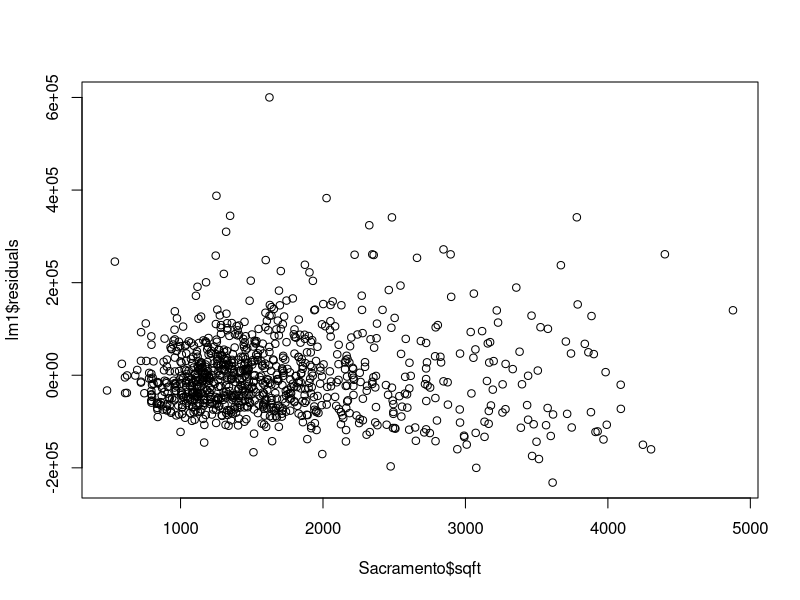
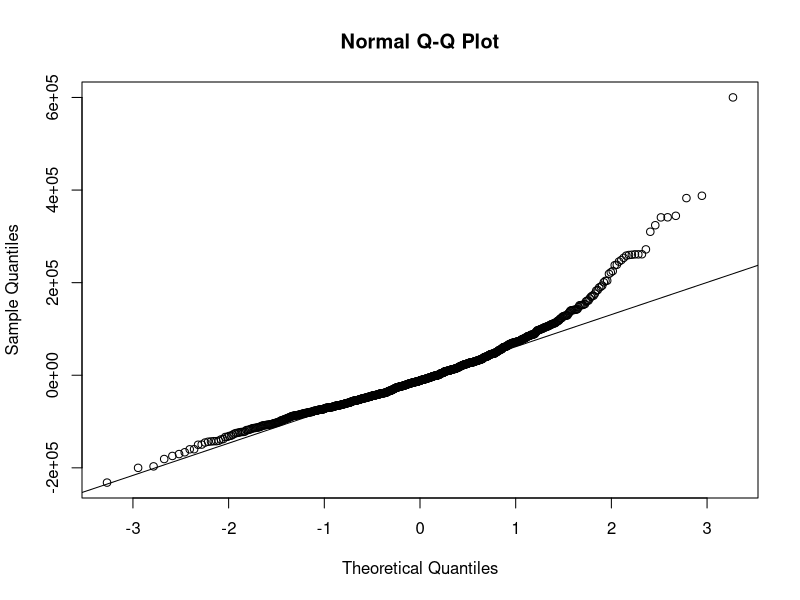
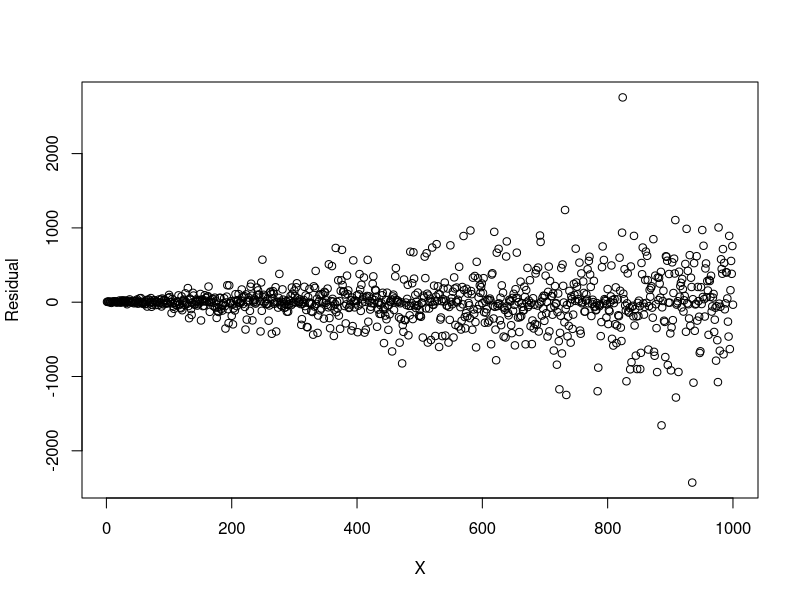
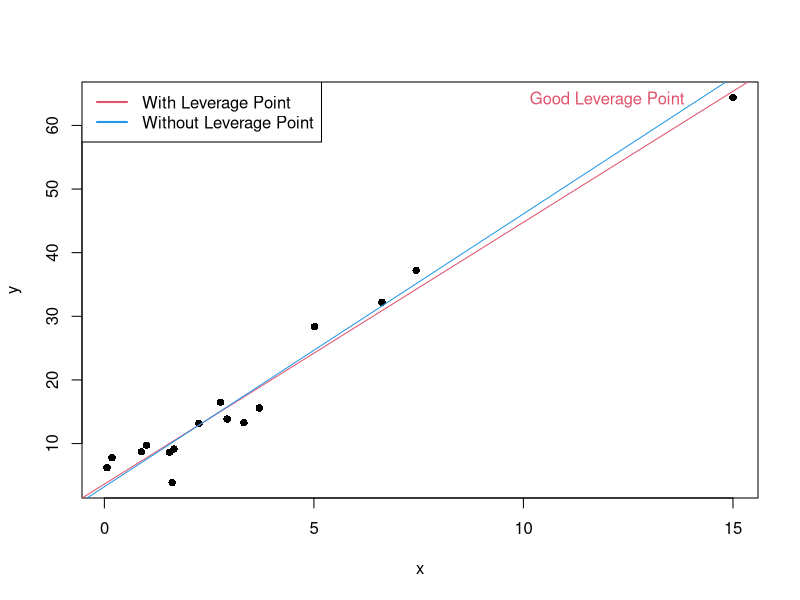
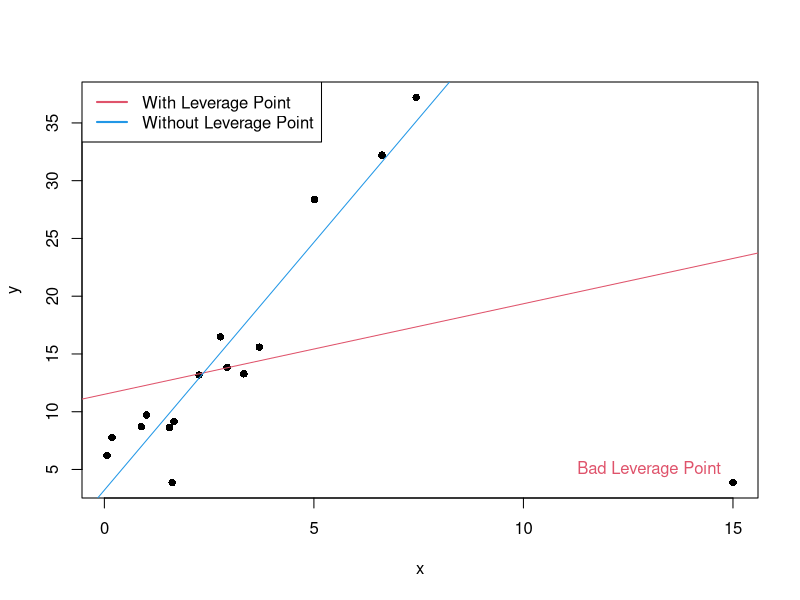

Generate these figures, in order, with R:
library(modeldata)
data("Sacramento")

lm1 <- lm(price ~ sqft, data = Sacramento)
pdf("Lectures/Linear Regression/Validation/figures/housing-resid.pdf", width = 8, height = 6)
plot(Sacramento$sqft, lm1$residuals)
graphics.off()

pdf("Lectures/Linear Regression/Validation/figures/housing-qq.pdf", width = 8, height = 6)
qqnorm(lm1$residuals); qqline(lm1$residuals)
graphics.off()

set.seed(123) # Fix R's RNG
n <- 1000 # Sample size
x <- seq(from = 1, to = n, by = 1) # x variable values
sd <- runif(n, min = 0, max = 1) # SD of error
epsilon <- rnorm(n, mean = 0, sd = sd*x) # Non-constant error
y <- x + epsilon # y values from linear predictor
lm2 <- lm(y ~ x)
pdf("Lectures/Linear Regression/Validation/figures/heteroscedasticity.pdf", width = 8, height = 6)
plot(x, lm2$residuals, xlab = "X", ylab = "Residual")
graphics.off()

# leverage examples
## good leverage point
set.seed(9)
x <- c(7.5 * runif(15), 15)
y <- 4.3 * x + 2 + rnorm(length(x), sd = 2.5)
lm1 <- lm(y ~ x)
lm2 <- lm(y[-length(y)] ~ x[-length(x)])
pdf("Lectures/Linear Regression/Validation/figures/good_leverage.pdf", width = 8, height = 6)
plot(x, y, pch = 16)
abline(lm1, col = 2)
abline(lm2, col = 4)
legend("topleft", legend = c("With Leverage Point", "Without Leverage Point"), lwd = rep(2, 2), col = c(2, 4), lty = rep(1, 2))
text(12, 64, "Good Leverage Point", col = 2)
graphics.off()

## bad leverage point
set.seed(9)
x <- c(7.5 * runif(15), 15)
y <- 4.3 * x[-length(x)] + 2 + rnorm(length(x) - 1, sd = 2.5)
y <- c(y, min(y))
lm1 <- lm(y ~ x)
lm2 <- lm(y[-length(y)] ~ x[-length(x)])
pdf("Lectures/Linear Regression/Validation/figures/bad_leverage.pdf", width = 8, height = 6)
plot(x, y, pch = 16)
abline(lm1, col = 2)
abline(lm2, col = 4)
legend("topleft", legend = c("With Leverage Point", "Without Leverage Point"), lwd = rep(2, 2), col = c(2, 4), lty = rep(1, 2))
text(13, 5, "Bad Leverage Point", col = 2)
graphics.off()
